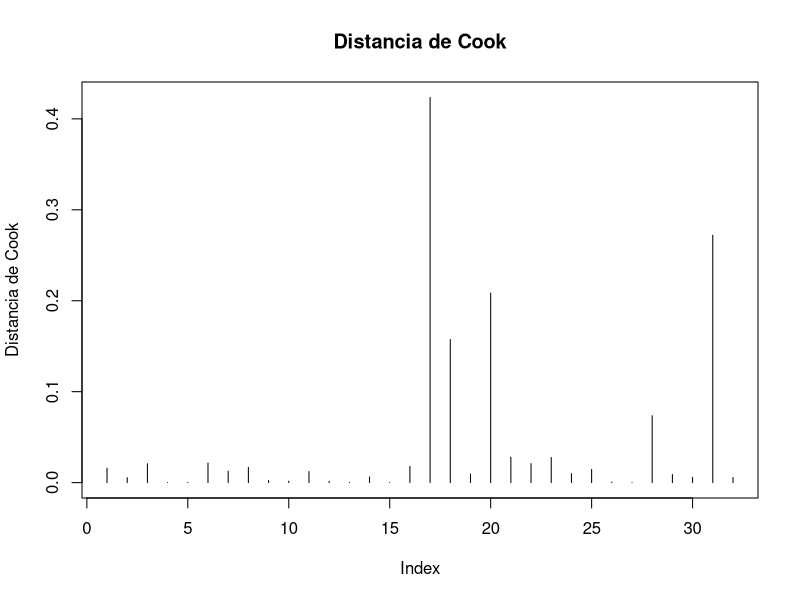
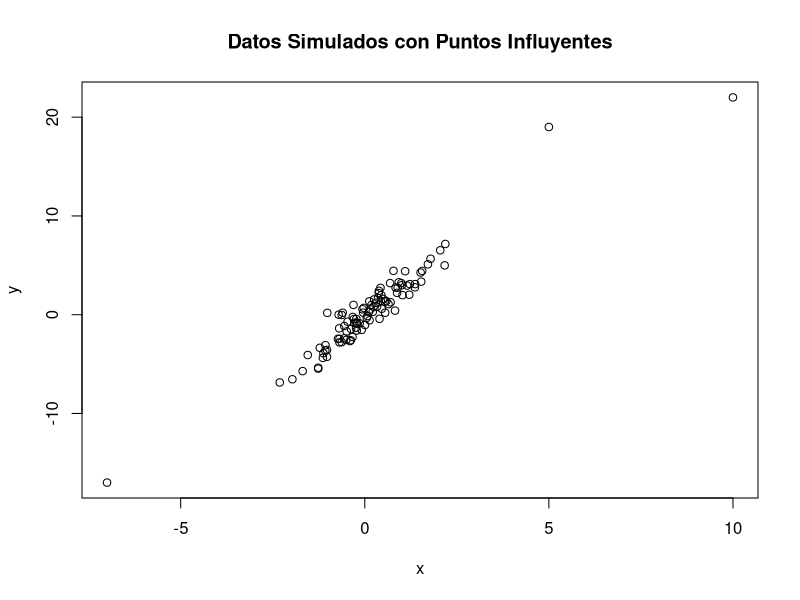
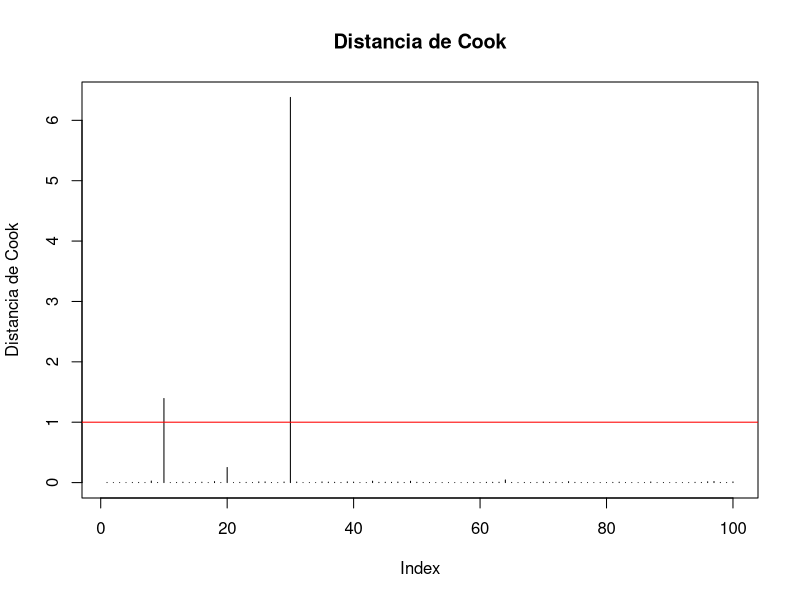
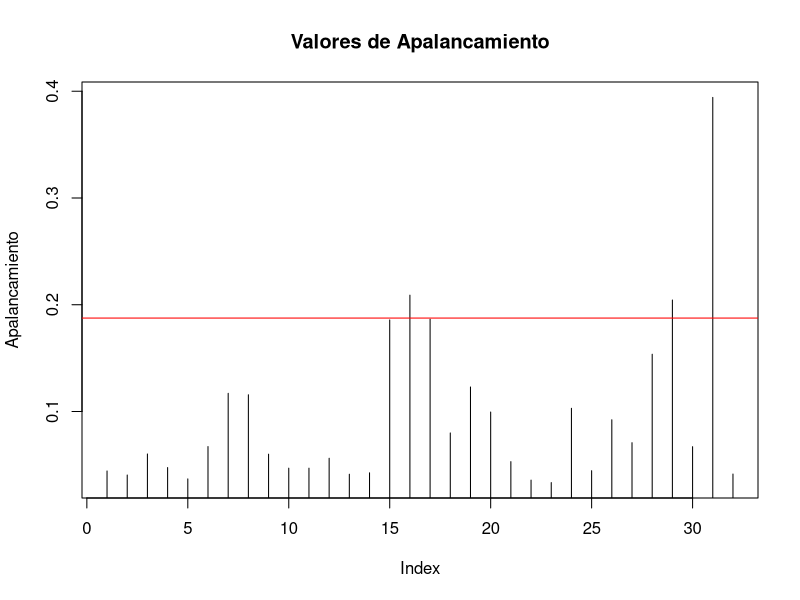
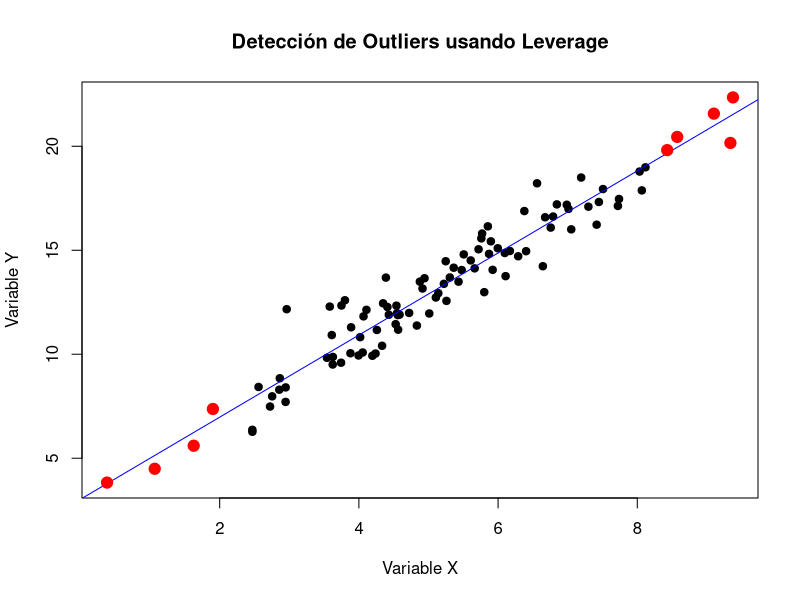
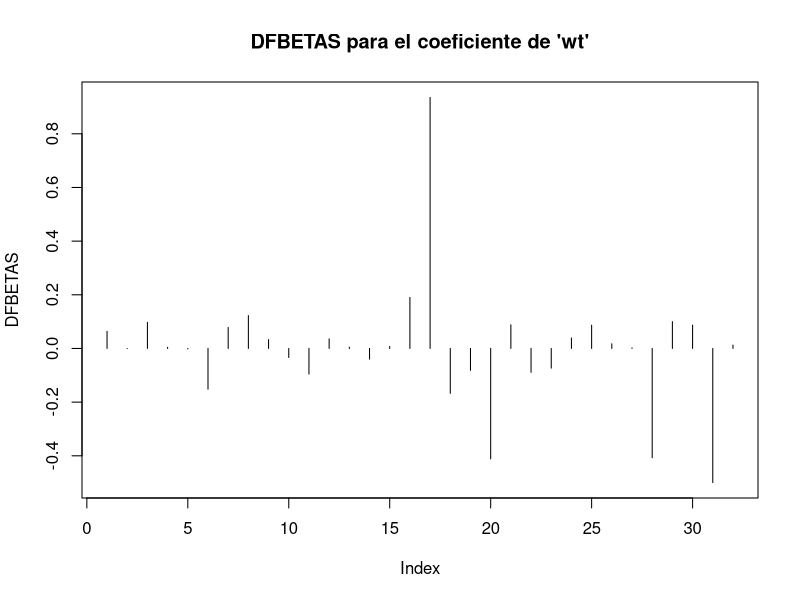
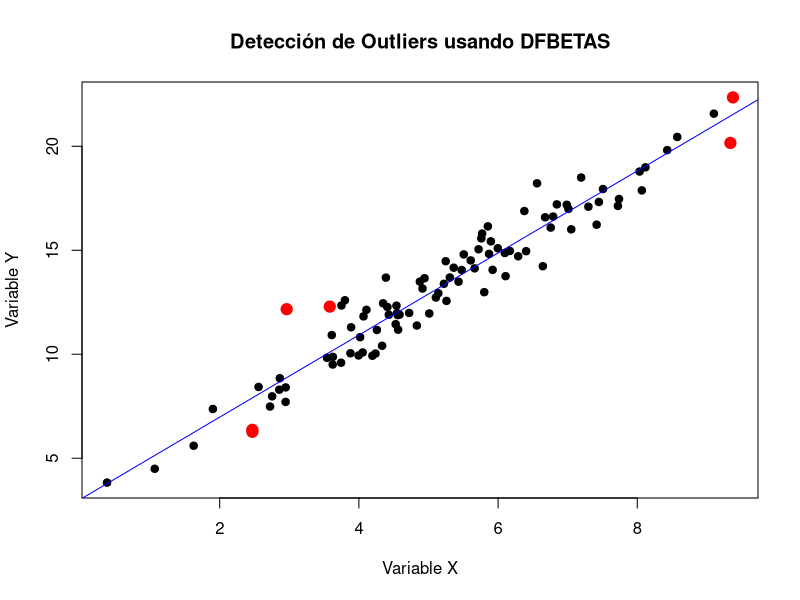

The R script that drew these images, in order:
## ---- chunk 1
# Cargar el conjunto de datos
data(mtcars)

# Ajustar un modelo de regresión
modelo <- lm(mpg ~ wt + hp, data=mtcars)

# Calcular la distancia de Cook
cooksd <- cooks.distance(modelo)

# Visualizar la distancia de Cook
plot(cooksd, type="h", main="Distancia de Cook", ylab="Distancia de Cook")
abline(h = 1, col="red") # Límite comúnmente usado
## ---- chunk 2
# Generar datos simulados
set.seed(123)

# Crear un conjunto de datos con un patrón lineal
n <- 100
x <- rnorm(n)
y <- 3 * x + rnorm(n)

# Añadir puntos influyentes
x[c(10, 20, 30)] <- c(5, -7, 10)
y[c(10, 20, 30)] <- c(19, -17, 22)

# Crear un data frame
datos <- data.frame(x = x, y = y)

# Visualizar los datos
plot(x, y, main = "Datos Simulados con Puntos Influyentes")

# Ajustar el modelo de regresión
modelo <- lm(y ~ x, data=datos)

# Resumen del modelo
summary(modelo)

# Calcular la distancia de Cook
cooksd <- cooks.distance(modelo)

# Mostrar la distancia de Cook
print(cooksd)

# Visualizar la distancia de Cook
plot(cooksd, type="h", main="Distancia de Cook", ylab="Distancia de Cook")
abline(h = 1, col="red") # Umbral de 1 para puntos influyentes

# Identificar puntos influyentes
puntos_influyentes <- which(cooksd > 1)
puntos_influyentes

# Mostrar las observaciones influyentes
datos[puntos_influyentes, ]
## ---- chunk 3
# Cargar el conjunto de datos
data(mtcars)

# Ajustar un modelo de regresión
modelo <- lm(mpg ~ wt + hp, data=mtcars)

# Calcular los valores de apalancamiento
leverage <- hatvalues(modelo)

# Visualizar los valores de apalancamiento
plot(leverage, type="h", main="Valores de Apalancamiento", ylab="Apalancamiento")
abline(h = 2*mean(leverage), col="red") # Límite comúnmente usado

# Identificar observaciones con alto apalancamiento
high_leverage_points <- which(leverage > 2*mean(leverage))
high_leverage_points
## ---- chunk 4
# Generar datos simulados
set.seed(123)
n <- 100
x <- rnorm(n, mean = 5, sd = 2)
y <- 3 + 2 * x + rnorm(n)

# Crear un data frame con los datos
datos <- data.frame(x, y)

# Ajustar un modelo de regresión lineal
modelo <- lm(y ~ x, data = datos)

# Calcular los valores de leverage
leverage <- hatvalues(modelo)

# Identificar los puntos con leverage alto (por ejemplo, leverage > 2*(p/n))
p <- length(coef(modelo))
umbral <- 2 * p / n
outliers <- which(leverage > umbral)

# Mostrar los puntos con leverage alto
print(outliers)

# Graficar los datos y resaltar los outliers
plot(x, y, main = "Detección de Outliers usando Leverage",
     xlab = "Variable X", ylab = "Variable Y", pch = 19)
abline(modelo, col = "blue")
points(x[outliers], y[outliers], col = "red", pch = 19, cex = 1.5)
## ---- chunk 5
# Cargar el conjunto de datos
data(mtcars)

# Ajustar un modelo de regresión
modelo <- lm(mpg ~ wt + hp, data=mtcars)

# Calcular DFBETAS
dfbetas_values <- dfbetas(modelo)

# Visualizar DFBETAS para el coeficiente de 'wt'
plot(dfbetas_values[, "wt"], type="h", main="DFBETAS para el coeficiente de 'wt'", ylab="DFBETAS")
abline(h = c(-1, 1), col="red") # Límites comunes

# Identificar observaciones influyentes para el coeficiente de 'wt'
influential_points <- which(abs(dfbetas_values[, "wt"]) > 1)
influential_points
## ---- chunk 6
# Generar datos simulados
set.seed(123)
n <- 100
x <- rnorm(n, mean = 5, sd = 2)
y <- 3 + 2 * x + rnorm(n)

# Crear un data frame con los datos
datos <- data.frame(x, y)

# Ajustar un modelo de regresión lineal
modelo <- lm(y ~ x, data = datos)

# Calcular los valores de dfbetas
dfbetas_values <- dfbetas(modelo)

# Identificar los puntos con dfbetas altos (por ejemplo, dfbetas > 2/sqrt(n))
umbral <- 2 / sqrt(n)
outliers <- which(abs(dfbetas_values[, 2]) > umbral)  # dfbetas para el coeficiente de x

# Mostrar los puntos con dfbetas altos
print(outliers)

# Graficar los datos y resaltar los outliers
plot(x, y, main = "Detección de Outliers usando DFBETAS",
     xlab = "Variable X", ylab = "Variable Y", pch = 19)
abline(modelo, col = "blue")
points(x[outliers], y[outliers], col = "red", pch = 19, cex = 1.5)
